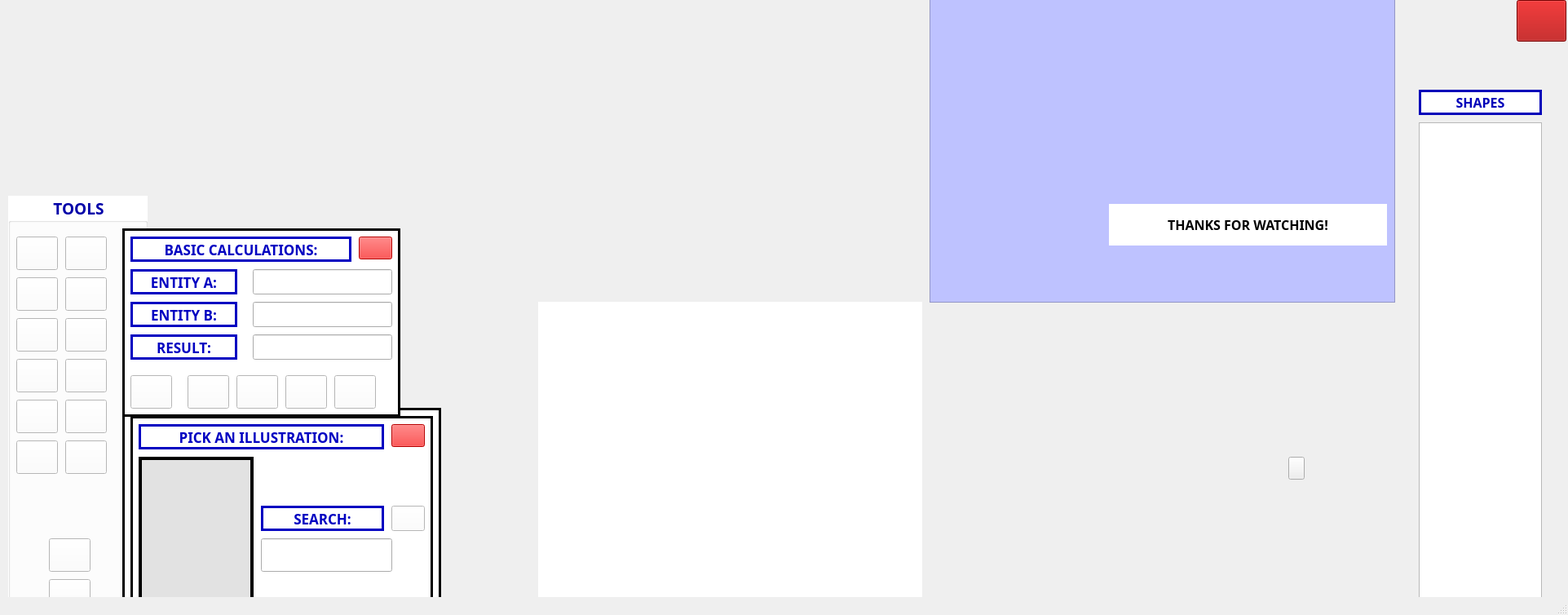
<?xml version="1.0" encoding="UTF-8"?>
<ui version="4.0">
 <class>MainWindow</class>
 <widget class="QMainWindow" name="MainWindow">
  <property name="geometry">
   <rect>
    <x>0</x>
    <y>0</y>
    <width>1923</width>
    <height>754</height>
   </rect>
  </property>
  <property name="windowTitle">
   <string>MainWindow</string>
  </property>
  <widget class="QWidget" name="centralwidget">
   <widget class="QPushButton" name="pushButton">
    <property name="geometry">
     <rect>
      <x>1580</x>
      <y>560</y>
      <width>20</width>
      <height>28</height>
     </rect>
    </property>
    <property name="text">
     <string/>
    </property>
   </widget>
   <widget class="QLabel" name="label">
    <property name="geometry">
     <rect>
      <x>700</x>
      <y>0</y>
      <width>531</width>
      <height>111</height>
     </rect>
    </property>
    <property name="font">
     <font>
      <family>Sitka</family>
      <pointsize>24</pointsize>
      <weight>50</weight>
      <italic>true</italic>
      <bold>false</bold>
      <underline>true</underline>
      <strikeout>false</strikeout>
     </font>
    </property>
    <property name="styleSheet">
     <string notr="true"/>
    </property>
    <property name="text">
     <string/>
    </property>
    <property name="alignment">
     <set>Qt::AlignCenter</set>
    </property>
   </widget>
   <widget class="QListWidget" name="listWidget">
    <property name="geometry">
     <rect>
      <x>1740</x>
      <y>150</y>
      <width>151</width>
      <height>831</height>
     </rect>
    </property>
    <property name="font">
     <font>
      <family>Segoe Print</family>
      <pointsize>12</pointsize>
      <weight>75</weight>
      <bold>true</bold>
     </font>
    </property>
    <property name="styleSheet">
     <string notr="true">color: rgb(0, 0, 185);</string>
    </property>
   </widget>
   <widget class="QLabel" name="label_2">
    <property name="geometry">
     <rect>
      <x>1740</x>
      <y>110</y>
      <width>151</width>
      <height>31</height>
     </rect>
    </property>
    <property name="font">
     <font>
      <family>Segoe Script</family>
      <pointsize>12</pointsize>
      <weight>75</weight>
      <bold>true</bold>
     </font>
    </property>
    <property name="styleSheet">
     <string notr="true">background-color: rgb(255, 255, 255);
color: rgb(0, 0, 185);</string>
    </property>
    <property name="frameShape">
     <enum>QFrame::Box</enum>
    </property>
    <property name="lineWidth">
     <number>3</number>
    </property>
    <property name="text">
     <string>SHAPES</string>
    </property>
    <property name="alignment">
     <set>Qt::AlignCenter</set>
    </property>
   </widget>
   <widget class="QGroupBox" name="groupBox">
    <property name="geometry">
     <rect>
      <x>10</x>
      <y>240</y>
      <width>171</width>
      <height>691</height>
     </rect>
    </property>
    <property name="font">
     <font>
      <family>Segoe Print</family>
      <pointsize>14</pointsize>
      <weight>75</weight>
      <bold>true</bold>
     </font>
    </property>
    <property name="styleSheet">
     <string notr="true">color: rgb(0, 0, 168);
background-color: rgb(255, 255, 255);</string>
    </property>
    <property name="title">
     <string>TOOLS</string>
    </property>
    <property name="alignment">
     <set>Qt::AlignCenter</set>
    </property>
    <property name="flat">
     <bool>false</bool>
    </property>
    <widget class="QPushButton" name="pushButton_2">
     <property name="geometry">
      <rect>
       <x>70</x>
       <y>50</y>
       <width>51</width>
       <height>41</height>
      </rect>
     </property>
     <property name="styleSheet">
      <string notr="true">background-color: rgb(255, 255, 255);</string>
     </property>
     <property name="text">
      <string/>
     </property>
     <property name="iconSize">
      <size>
       <width>40</width>
       <height>40</height>
      </size>
     </property>
    </widget>
    <widget class="QPushButton" name="pushButton_3">
     <property name="geometry">
      <rect>
       <x>10</x>
       <y>100</y>
       <width>51</width>
       <height>41</height>
      </rect>
     </property>
     <property name="styleSheet">
      <string notr="true">background-color: rgb(255, 255, 255);</string>
     </property>
     <property name="text">
      <string/>
     </property>
     <property name="iconSize">
      <size>
       <width>40</width>
       <height>40</height>
      </size>
     </property>
    </widget>
    <widget class="QPushButton" name="pushButton_4">
     <property name="geometry">
      <rect>
       <x>10</x>
       <y>150</y>
       <width>51</width>
       <height>41</height>
      </rect>
     </property>
     <property name="styleSheet">
      <string notr="true">background-color: rgb(255, 255, 255);</string>
     </property>
     <property name="text">
      <string/>
     </property>
     <property name="iconSize">
      <size>
       <width>40</width>
       <height>40</height>
      </size>
     </property>
    </widget>
    <widget class="QPushButton" name="pushButton_5">
     <property name="geometry">
      <rect>
       <x>70</x>
       <y>150</y>
       <width>51</width>
       <height>41</height>
      </rect>
     </property>
     <property name="styleSheet">
      <string notr="true">background-color: rgb(255, 255, 255);</string>
     </property>
     <property name="text">
      <string/>
     </property>
     <property name="iconSize">
      <size>
       <width>34</width>
       <height>34</height>
      </size>
     </property>
    </widget>
    <widget class="QPushButton" name="pushButton_6">
     <property name="geometry">
      <rect>
       <x>10</x>
       <y>250</y>
       <width>51</width>
       <height>41</height>
      </rect>
     </property>
     <property name="styleSheet">
      <string notr="true">background-color: rgb(255, 255, 255);</string>
     </property>
     <property name="text">
      <string/>
     </property>
     <property name="iconSize">
      <size>
       <width>30</width>
       <height>30</height>
      </size>
     </property>
    </widget>
    <widget class="QPushButton" name="pushButton_7">
     <property name="geometry">
      <rect>
       <x>70</x>
       <y>250</y>
       <width>51</width>
       <height>41</height>
      </rect>
     </property>
     <property name="styleSheet">
      <string notr="true">background-color: rgb(255, 255, 255);</string>
     </property>
     <property name="text">
      <string/>
     </property>
     <property name="iconSize">
      <size>
       <width>30</width>
       <height>30</height>
      </size>
     </property>
    </widget>
    <widget class="QPushButton" name="pushButton_8">
     <property name="geometry">
      <rect>
       <x>10</x>
       <y>50</y>
       <width>51</width>
       <height>41</height>
      </rect>
     </property>
     <property name="styleSheet">
      <string notr="true">background-color: rgb(255, 255, 255);</string>
     </property>
     <property name="text">
      <string/>
     </property>
     <property name="iconSize">
      <size>
       <width>40</width>
       <height>40</height>
      </size>
     </property>
    </widget>
    <widget class="QGroupBox" name="groupBox_2">
     <property name="geometry">
      <rect>
       <x>10</x>
       <y>530</y>
       <width>141</width>
       <height>131</height>
      </rect>
     </property>
     <property name="font">
      <font>
       <family>Segoe Print</family>
       <pointsize>8</pointsize>
       <weight>75</weight>
       <bold>true</bold>
      </font>
     </property>
     <property name="title">
      <string>COLOR PALETTE</string>
     </property>
     <widget class="QPushButton" name="pushButton_10">
      <property name="geometry">
       <rect>
        <x>10</x>
        <y>30</y>
        <width>51</width>
        <height>41</height>
       </rect>
      </property>
      <property name="styleSheet">
       <string notr="true">background-color: rgb(0, 0, 255);</string>
      </property>
      <property name="text">
       <string/>
      </property>
     </widget>
     <widget class="QPushButton" name="pushButton_11">
      <property name="geometry">
       <rect>
        <x>80</x>
        <y>30</y>
        <width>51</width>
        <height>41</height>
       </rect>
      </property>
      <property name="styleSheet">
       <string notr="true">background-color: rgb(255, 0, 0);</string>
      </property>
      <property name="text">
       <string/>
      </property>
     </widget>
     <widget class="QPushButton" name="pushButton_12">
      <property name="geometry">
       <rect>
        <x>10</x>
        <y>80</y>
        <width>51</width>
        <height>41</height>
       </rect>
      </property>
      <property name="styleSheet">
       <string notr="true">background-color: rgb(0, 170, 0);</string>
      </property>
      <property name="text">
       <string/>
      </property>
     </widget>
     <widget class="QPushButton" name="pushButton_13">
      <property name="geometry">
       <rect>
        <x>80</x>
        <y>80</y>
        <width>51</width>
        <height>41</height>
       </rect>
      </property>
      <property name="styleSheet">
       <string notr="true">background-color: rgb(255, 255, 0);</string>
      </property>
      <property name="text">
       <string/>
      </property>
     </widget>
    </widget>
    <widget class="QPushButton" name="pushButton_18">
     <property name="geometry">
      <rect>
       <x>70</x>
       <y>100</y>
       <width>51</width>
       <height>41</height>
      </rect>
     </property>
     <property name="styleSheet">
      <string notr="true">background-color: rgb(255, 255, 255);</string>
     </property>
     <property name="text">
      <string/>
     </property>
     <property name="iconSize">
      <size>
       <width>30</width>
       <height>30</height>
      </size>
     </property>
    </widget>
    <widget class="QPushButton" name="pushButton_23">
     <property name="geometry">
      <rect>
       <x>50</x>
       <y>420</y>
       <width>51</width>
       <height>41</height>
      </rect>
     </property>
     <property name="styleSheet">
      <string notr="true">background-color: rgb(255, 255, 255);</string>
     </property>
     <property name="text">
      <string/>
     </property>
     <property name="iconSize">
      <size>
       <width>45</width>
       <height>45</height>
      </size>
     </property>
    </widget>
    <widget class="QPushButton" name="pushButton_24">
     <property name="geometry">
      <rect>
       <x>50</x>
       <y>470</y>
       <width>51</width>
       <height>41</height>
      </rect>
     </property>
     <property name="styleSheet">
      <string notr="true">background-color: rgb(255, 255, 255);</string>
     </property>
     <property name="text">
      <string/>
     </property>
     <property name="iconSize">
      <size>
       <width>45</width>
       <height>45</height>
      </size>
     </property>
    </widget>
    <widget class="QPushButton" name="pushButton_9">
     <property name="geometry">
      <rect>
       <x>10</x>
       <y>200</y>
       <width>51</width>
       <height>41</height>
      </rect>
     </property>
     <property name="styleSheet">
      <string notr="true">background-color: rgb(255, 255, 255);</string>
     </property>
     <property name="text">
      <string/>
     </property>
     <property name="iconSize">
      <size>
       <width>40</width>
       <height>40</height>
      </size>
     </property>
    </widget>
    <widget class="QPushButton" name="pushButton_26">
     <property name="geometry">
      <rect>
       <x>70</x>
       <y>200</y>
       <width>51</width>
       <height>41</height>
      </rect>
     </property>
     <property name="styleSheet">
      <string notr="true">background-color: rgb(255, 255, 255);</string>
     </property>
     <property name="text">
      <string/>
     </property>
     <property name="iconSize">
      <size>
       <width>40</width>
       <height>40</height>
      </size>
     </property>
    </widget>
    <widget class="QPushButton" name="pushButton_27">
     <property name="geometry">
      <rect>
       <x>10</x>
       <y>300</y>
       <width>51</width>
       <height>41</height>
      </rect>
     </property>
     <property name="styleSheet">
      <string notr="true">background-color: rgb(255, 255, 255);</string>
     </property>
     <property name="text">
      <string/>
     </property>
     <property name="iconSize">
      <size>
       <width>40</width>
       <height>40</height>
      </size>
     </property>
    </widget>
    <widget class="QPushButton" name="pushButton_28">
     <property name="geometry">
      <rect>
       <x>70</x>
       <y>300</y>
       <width>51</width>
       <height>41</height>
      </rect>
     </property>
     <property name="styleSheet">
      <string notr="true">background-color: rgb(255, 255, 255);</string>
     </property>
     <property name="text">
      <string/>
     </property>
     <property name="iconSize">
      <size>
       <width>40</width>
       <height>40</height>
      </size>
     </property>
    </widget>
   </widget>
   <widget class="QLabel" name="label_3">
    <property name="geometry">
     <rect>
      <x>500</x>
      <y>940</y>
      <width>561</width>
      <height>51</height>
     </rect>
    </property>
    <property name="font">
     <font>
      <pointsize>12</pointsize>
     </font>
    </property>
    <property name="text">
     <string/>
    </property>
   </widget>
   <widget class="QTextBrowser" name="textBrowser">
    <property name="geometry">
     <rect>
      <x>150</x>
      <y>500</y>
      <width>391</width>
      <height>341</height>
     </rect>
    </property>
    <property name="frameShape">
     <enum>QFrame::Box</enum>
    </property>
    <property name="frameShadow">
     <enum>QFrame::Plain</enum>
    </property>
    <property name="lineWidth">
     <number>3</number>
    </property>
   </widget>
   <widget class="QTextBrowser" name="textBrowser_2">
    <property name="geometry">
     <rect>
      <x>150</x>
      <y>280</y>
      <width>341</width>
      <height>231</height>
     </rect>
    </property>
    <property name="frameShape">
     <enum>QFrame::Box</enum>
    </property>
    <property name="frameShadow">
     <enum>QFrame::Plain</enum>
    </property>
    <property name="lineWidth">
     <number>3</number>
    </property>
   </widget>
   <widget class="QLabel" name="label_7">
    <property name="geometry">
     <rect>
      <x>160</x>
      <y>290</y>
      <width>271</width>
      <height>31</height>
     </rect>
    </property>
    <property name="font">
     <font>
      <family>Segoe Print</family>
      <pointsize>13</pointsize>
      <weight>75</weight>
      <bold>true</bold>
     </font>
    </property>
    <property name="styleSheet">
     <string notr="true">color: rgb(0, 0, 193);</string>
    </property>
    <property name="frameShape">
     <enum>QFrame::Panel</enum>
    </property>
    <property name="lineWidth">
     <number>3</number>
    </property>
    <property name="text">
     <string>BASIC CALCULATIONS:</string>
    </property>
    <property name="alignment">
     <set>Qt::AlignCenter</set>
    </property>
   </widget>
   <widget class="QLabel" name="label_8">
    <property name="geometry">
     <rect>
      <x>160</x>
      <y>330</y>
      <width>131</width>
      <height>31</height>
     </rect>
    </property>
    <property name="font">
     <font>
      <family>Segoe Print</family>
      <pointsize>13</pointsize>
      <weight>75</weight>
      <bold>true</bold>
     </font>
    </property>
    <property name="styleSheet">
     <string notr="true">color: rgb(0, 0, 193);</string>
    </property>
    <property name="frameShape">
     <enum>QFrame::Panel</enum>
    </property>
    <property name="lineWidth">
     <number>3</number>
    </property>
    <property name="text">
     <string>ENTITY A:</string>
    </property>
    <property name="alignment">
     <set>Qt::AlignCenter</set>
    </property>
   </widget>
   <widget class="QLabel" name="label_9">
    <property name="geometry">
     <rect>
      <x>160</x>
      <y>370</y>
      <width>131</width>
      <height>31</height>
     </rect>
    </property>
    <property name="font">
     <font>
      <family>Segoe Print</family>
      <pointsize>13</pointsize>
      <weight>75</weight>
      <bold>true</bold>
     </font>
    </property>
    <property name="styleSheet">
     <string notr="true">color: rgb(0, 0, 193);</string>
    </property>
    <property name="frameShape">
     <enum>QFrame::Panel</enum>
    </property>
    <property name="lineWidth">
     <number>3</number>
    </property>
    <property name="text">
     <string>ENTITY B:</string>
    </property>
    <property name="alignment">
     <set>Qt::AlignCenter</set>
    </property>
   </widget>
   <widget class="QLineEdit" name="lineEdit">
    <property name="geometry">
     <rect>
      <x>310</x>
      <y>330</y>
      <width>171</width>
      <height>31</height>
     </rect>
    </property>
    <property name="font">
     <font>
      <family>Segoe Print</family>
      <pointsize>10</pointsize>
      <weight>75</weight>
      <bold>true</bold>
     </font>
    </property>
    <property name="styleSheet">
     <string notr="true">color: rgb(0, 0, 163);</string>
    </property>
    <property name="alignment">
     <set>Qt::AlignCenter</set>
    </property>
   </widget>
   <widget class="QLineEdit" name="lineEdit_2">
    <property name="geometry">
     <rect>
      <x>310</x>
      <y>370</y>
      <width>171</width>
      <height>31</height>
     </rect>
    </property>
    <property name="font">
     <font>
      <family>Segoe Print</family>
      <pointsize>10</pointsize>
      <weight>75</weight>
      <bold>true</bold>
     </font>
    </property>
    <property name="styleSheet">
     <string notr="true">color: rgb(0, 0, 163);</string>
    </property>
    <property name="alignment">
     <set>Qt::AlignCenter</set>
    </property>
   </widget>
   <widget class="QLabel" name="label_10">
    <property name="geometry">
     <rect>
      <x>160</x>
      <y>410</y>
      <width>131</width>
      <height>31</height>
     </rect>
    </property>
    <property name="font">
     <font>
      <family>Segoe Print</family>
      <pointsize>13</pointsize>
      <weight>75</weight>
      <bold>true</bold>
     </font>
    </property>
    <property name="styleSheet">
     <string notr="true">color: rgb(0, 0, 193);</string>
    </property>
    <property name="frameShape">
     <enum>QFrame::Panel</enum>
    </property>
    <property name="lineWidth">
     <number>3</number>
    </property>
    <property name="text">
     <string>RESULT:</string>
    </property>
    <property name="alignment">
     <set>Qt::AlignCenter</set>
    </property>
   </widget>
   <widget class="QLineEdit" name="lineEdit_3">
    <property name="geometry">
     <rect>
      <x>310</x>
      <y>410</y>
      <width>171</width>
      <height>31</height>
     </rect>
    </property>
    <property name="font">
     <font>
      <family>Segoe Print</family>
      <pointsize>10</pointsize>
      <weight>75</weight>
      <bold>true</bold>
     </font>
    </property>
    <property name="styleSheet">
     <string notr="true">color: rgb(0, 0, 163);</string>
    </property>
    <property name="alignment">
     <set>Qt::AlignCenter</set>
    </property>
   </widget>
   <widget class="QPushButton" name="pushButton_14">
    <property name="geometry">
     <rect>
      <x>230</x>
      <y>460</y>
      <width>51</width>
      <height>41</height>
     </rect>
    </property>
    <property name="styleSheet">
     <string notr="true">background-color: rgb(255, 255, 255);</string>
    </property>
    <property name="text">
     <string/>
    </property>
   </widget>
   <widget class="QPushButton" name="pushButton_15">
    <property name="geometry">
     <rect>
      <x>350</x>
      <y>460</y>
      <width>51</width>
      <height>41</height>
     </rect>
    </property>
    <property name="styleSheet">
     <string notr="true">background-color: rgb(255, 255, 255);</string>
    </property>
    <property name="text">
     <string/>
    </property>
   </widget>
   <widget class="QPushButton" name="pushButton_16">
    <property name="geometry">
     <rect>
      <x>290</x>
      <y>460</y>
      <width>51</width>
      <height>41</height>
     </rect>
    </property>
    <property name="styleSheet">
     <string notr="true">background-color: rgb(255, 255, 255);</string>
    </property>
    <property name="text">
     <string/>
    </property>
   </widget>
   <widget class="QPushButton" name="pushButton_17">
    <property name="geometry">
     <rect>
      <x>410</x>
      <y>460</y>
      <width>51</width>
      <height>41</height>
     </rect>
    </property>
    <property name="styleSheet">
     <string notr="true">background-color: rgb(255, 255, 255);</string>
    </property>
    <property name="text">
     <string/>
    </property>
   </widget>
   <widget class="QTextBrowser" name="textBrowser_3">
    <property name="geometry">
     <rect>
      <x>160</x>
      <y>510</y>
      <width>371</width>
      <height>321</height>
     </rect>
    </property>
    <property name="frameShape">
     <enum>QFrame::Box</enum>
    </property>
    <property name="frameShadow">
     <enum>QFrame::Plain</enum>
    </property>
    <property name="lineWidth">
     <number>3</number>
    </property>
   </widget>
   <widget class="QLabel" name="label_11">
    <property name="geometry">
     <rect>
      <x>170</x>
      <y>520</y>
      <width>301</width>
      <height>31</height>
     </rect>
    </property>
    <property name="font">
     <font>
      <family>Segoe Print</family>
      <pointsize>13</pointsize>
      <weight>75</weight>
      <bold>true</bold>
     </font>
    </property>
    <property name="styleSheet">
     <string notr="true">color: rgb(0, 0, 193);</string>
    </property>
    <property name="frameShape">
     <enum>QFrame::Panel</enum>
    </property>
    <property name="lineWidth">
     <number>3</number>
    </property>
    <property name="text">
     <string>PICK AN ILLUSTRATION:</string>
    </property>
    <property name="alignment">
     <set>Qt::AlignCenter</set>
    </property>
   </widget>
   <widget class="QListWidget" name="listWidget_3">
    <property name="geometry">
     <rect>
      <x>170</x>
      <y>560</y>
      <width>141</width>
      <height>261</height>
     </rect>
    </property>
    <property name="styleSheet">
     <string notr="true">background-color: rgb(226, 226, 226);</string>
    </property>
    <property name="frameShape">
     <enum>QFrame::Panel</enum>
    </property>
    <property name="frameShadow">
     <enum>QFrame::Plain</enum>
    </property>
    <property name="lineWidth">
     <number>4</number>
    </property>
    <property name="iconSize">
     <size>
      <width>80</width>
      <height>80</height>
     </size>
    </property>
    <property name="textElideMode">
     <enum>Qt::ElideMiddle</enum>
    </property>
    <property name="itemAlignment">
     <set>Qt::AlignCenter</set>
    </property>
   </widget>
   <widget class="QLabel" name="label_12">
    <property name="geometry">
     <rect>
      <x>320</x>
      <y>620</y>
      <width>151</width>
      <height>31</height>
     </rect>
    </property>
    <property name="font">
     <font>
      <family>Segoe Print</family>
      <pointsize>13</pointsize>
      <weight>75</weight>
      <bold>true</bold>
     </font>
    </property>
    <property name="styleSheet">
     <string notr="true">color: rgb(0, 0, 193);</string>
    </property>
    <property name="frameShape">
     <enum>QFrame::Panel</enum>
    </property>
    <property name="lineWidth">
     <number>3</number>
    </property>
    <property name="text">
     <string>SEARCH:</string>
    </property>
    <property name="alignment">
     <set>Qt::AlignCenter</set>
    </property>
   </widget>
   <widget class="QLineEdit" name="lineEdit_4">
    <property name="geometry">
     <rect>
      <x>320</x>
      <y>660</y>
      <width>161</width>
      <height>41</height>
     </rect>
    </property>
    <property name="font">
     <font>
      <family>Segoe Print</family>
      <pointsize>10</pointsize>
      <weight>75</weight>
      <bold>true</bold>
     </font>
    </property>
    <property name="styleSheet">
     <string notr="true">color: rgb(0, 0, 163);</string>
    </property>
    <property name="alignment">
     <set>Qt::AlignCenter</set>
    </property>
   </widget>
   <widget class="QPushButton" name="pushButton_19">
    <property name="geometry">
     <rect>
      <x>440</x>
      <y>290</y>
      <width>41</width>
      <height>28</height>
     </rect>
    </property>
    <property name="styleSheet">
     <string notr="true">background-color: rgb(255, 0, 0);
color: rgb(0, 0, 0);</string>
    </property>
    <property name="text">
     <string/>
    </property>
    <property name="iconSize">
     <size>
      <width>55</width>
      <height>55</height>
     </size>
    </property>
   </widget>
   <widget class="QPushButton" name="pushButton_20">
    <property name="geometry">
     <rect>
      <x>160</x>
      <y>460</y>
      <width>51</width>
      <height>41</height>
     </rect>
    </property>
    <property name="styleSheet">
     <string notr="true">background-color: rgb(255, 255, 255);</string>
    </property>
    <property name="text">
     <string/>
    </property>
   </widget>
   <widget class="QPushButton" name="pushButton_21">
    <property name="geometry">
     <rect>
      <x>480</x>
      <y>520</y>
      <width>41</width>
      <height>28</height>
     </rect>
    </property>
    <property name="styleSheet">
     <string notr="true">background-color: rgb(255, 0, 0);
color: rgb(0, 0, 0);</string>
    </property>
    <property name="text">
     <string/>
    </property>
    <property name="iconSize">
     <size>
      <width>55</width>
      <height>55</height>
     </size>
    </property>
   </widget>
   <widget class="QPushButton" name="pushButton_22">
    <property name="geometry">
     <rect>
      <x>480</x>
      <y>620</y>
      <width>41</width>
      <height>31</height>
     </rect>
    </property>
    <property name="styleSheet">
     <string notr="true">background-color: rgb(255, 255, 255);</string>
    </property>
    <property name="text">
     <string/>
    </property>
   </widget>
   <widget class="QPushButton" name="pushButton_25">
    <property name="geometry">
     <rect>
      <x>1860</x>
      <y>0</y>
      <width>61</width>
      <height>51</height>
     </rect>
    </property>
    <property name="styleSheet">
     <string notr="true">background-color: rgb(170, 0, 0);</string>
    </property>
    <property name="text">
     <string/>
    </property>
    <property name="iconSize">
     <size>
      <width>50</width>
      <height>50</height>
     </size>
    </property>
   </widget>
   <widget class="QFrame" name="frame">
    <property name="geometry">
     <rect>
      <x>1140</x>
      <y>-20</y>
      <width>571</width>
      <height>391</height>
     </rect>
    </property>
    <property name="styleSheet">
     <string notr="true">background-color: rgb(190, 194, 255);</string>
    </property>
    <property name="frameShape">
     <enum>QFrame::StyledPanel</enum>
    </property>
    <property name="frameShadow">
     <enum>QFrame::Raised</enum>
    </property>
    <widget class="QLabel" name="label_4">
     <property name="geometry">
      <rect>
       <x>220</x>
       <y>270</y>
       <width>341</width>
       <height>51</height>
      </rect>
     </property>
     <property name="font">
      <font>
       <family>Segoe Print</family>
       <pointsize>12</pointsize>
       <weight>75</weight>
       <bold>true</bold>
      </font>
     </property>
     <property name="styleSheet">
      <string notr="true">background-color: rgb(255, 255, 255);</string>
     </property>
     <property name="text">
      <string>THANKS FOR WATCHING!</string>
     </property>
     <property name="alignment">
      <set>Qt::AlignCenter</set>
     </property>
    </widget>
   </widget>
   <widget class="QLabel" name="label_5">
    <property name="geometry">
     <rect>
      <x>660</x>
      <y>370</y>
      <width>471</width>
      <height>451</height>
     </rect>
    </property>
    <property name="styleSheet">
     <string notr="true">background-color: rgb(255, 255, 255);</string>
    </property>
    <property name="text">
     <string/>
    </property>
   </widget>
  </widget>
  <widget class="QMenuBar" name="menubar">
   <property name="geometry">
    <rect>
     <x>0</x>
     <y>0</y>
     <width>1923</width>
     <height>26</height>
    </rect>
   </property>
  </widget>
  <widget class="QStatusBar" name="statusbar"/>
 </widget>
 <resources/>
 <connections/>
</ui>
